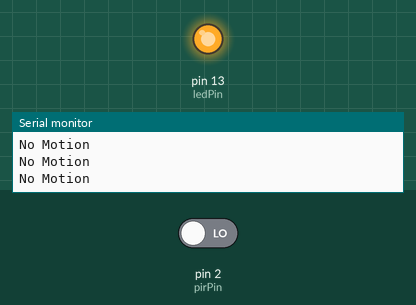
Recording of a sketch running on a simulated Arduino Uno, built with avr-gcc and run on an emulated ATmega328P. On the bench: output pins drawn as LEDs (lit = HIGH), the last lines printed to the serial monitor. The inputs (shaded band) are chosen by the test bench; at power-on: pin 2 (pirPin) LOW.

Above: at 1.3 s.
1.4 s: pin 2 (pirPin) driven HIGH
At 2.7 s:
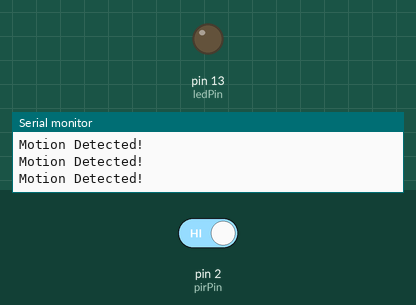
3.0 s: pin 2 (pirPin) driven LOW
At 3.8 s:
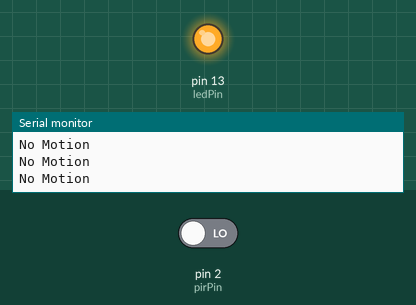
Timing chart, 0 to 6.0 s (numbered marks = the images above; inputs shaded):
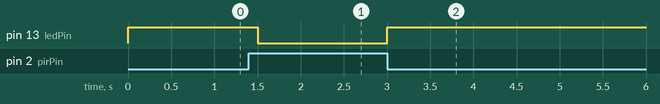

Measured:
- after the input at 1.4 s, pin 13 (ledPin): HIGH → LOW after 0.10 s
- after the input at 3.0 s, pin 13 (ledPin): LOW → HIGH at once

The sketch:

PIRSENSOR_apr12a.ino
```cpp
// Define PIR sensor pin
const int pirPin = 2;     // PIR sensor OUT pin connected to digital pin 2
const int ledPin = 13;    // Optional: use built-in LED to indicate motion

void setup() {
  pinMode(pirPin, INPUT);     // Set PIR pin as input
  pinMode(ledPin, OUTPUT);    // Set LED pin as output

  Serial.begin(9600);         // Start serial communication
  Serial.println("PIR Sensor Test Ready...");
}

void loop() {
  int pirState = digitalRead(pirPin);  // Read PIR sensor value

  if (pirState == HIGH) {
    Serial.println("Motion Detected!");
    digitalWrite(ledPin, LOW);        // Turn on LED
  } else {
    Serial.println("No Motion");
    digitalWrite(ledPin, HIGH);      // Turn off LED
  }

  delay(250);  // Small delay to avoid flooding serial monitor
}
```
